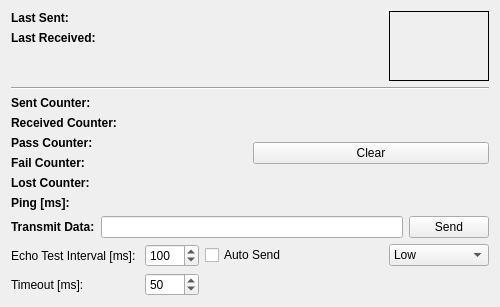
<?xml version="1.0" encoding="UTF-8"?>
<ui version="4.0">
 <class>echoWindow</class>
 <widget class="QWidget" name="echoWindow">
  <property name="geometry">
   <rect>
    <x>0</x>
    <y>0</y>
    <width>500</width>
    <height>307</height>
   </rect>
  </property>
  <property name="windowTitle">
   <string>Echo Test</string>
  </property>
  <layout class="QVBoxLayout" name="verticalLayout_2">
   <item>
    <layout class="QHBoxLayout" name="horizontalLayout_3">
     <item>
      <layout class="QFormLayout" name="formLayout">
       <item row="0" column="1">
        <widget class="QLabel" name="lastSendLabel">
         <property name="text">
          <string/>
         </property>
        </widget>
       </item>
       <item row="1" column="1">
        <widget class="QLabel" name="lastReceivedLabel">
         <property name="text">
          <string/>
         </property>
        </widget>
       </item>
       <item row="0" column="0">
        <widget class="QLabel" name="label_3">
         <property name="font">
          <font>
           <bold>true</bold>
          </font>
         </property>
         <property name="text">
          <string>Last Sent:</string>
         </property>
        </widget>
       </item>
       <item row="1" column="0">
        <widget class="QLabel" name="label_4">
         <property name="font">
          <font>
           <bold>true</bold>
          </font>
         </property>
         <property name="text">
          <string>Last Received:</string>
         </property>
        </widget>
       </item>
      </layout>
     </item>
     <item>
      <widget class="QLabel" name="passFailLabel">
       <property name="minimumSize">
        <size>
         <width>100</width>
         <height>0</height>
        </size>
       </property>
       <property name="maximumSize">
        <size>
         <width>100</width>
         <height>16777215</height>
        </size>
       </property>
       <property name="font">
        <font>
         <pointsize>15</pointsize>
         <bold>true</bold>
        </font>
       </property>
       <property name="layoutDirection">
        <enum>Qt::LayoutDirection::LeftToRight</enum>
       </property>
       <property name="autoFillBackground">
        <bool>true</bool>
       </property>
       <property name="frameShape">
        <enum>QFrame::Shape::Panel</enum>
       </property>
       <property name="text">
        <string/>
       </property>
       <property name="alignment">
        <set>Qt::AlignmentFlag::AlignCenter</set>
       </property>
      </widget>
     </item>
    </layout>
   </item>
   <item>
    <widget class="Line" name="line_2">
     <property name="orientation">
      <enum>Qt::Orientation::Horizontal</enum>
     </property>
    </widget>
   </item>
   <item>
    <layout class="QHBoxLayout" name="horizontalLayout_4">
     <item>
      <layout class="QFormLayout" name="formLayout_2">
       <item row="1" column="0">
        <widget class="QLabel" name="label_5">
         <property name="font">
          <font>
           <bold>true</bold>
          </font>
         </property>
         <property name="text">
          <string>Sent Counter:</string>
         </property>
        </widget>
       </item>
       <item row="1" column="1">
        <widget class="QLabel" name="sentCounterLabel">
         <property name="text">
          <string/>
         </property>
        </widget>
       </item>
       <item row="3" column="0">
        <widget class="QLabel" name="label_6">
         <property name="font">
          <font>
           <bold>true</bold>
          </font>
         </property>
         <property name="text">
          <string>Received Counter:</string>
         </property>
        </widget>
       </item>
       <item row="3" column="1">
        <widget class="QLabel" name="receiveCounterLabel">
         <property name="text">
          <string/>
         </property>
        </widget>
       </item>
       <item row="4" column="0">
        <widget class="QLabel" name="label_7">
         <property name="font">
          <font>
           <bold>true</bold>
          </font>
         </property>
         <property name="text">
          <string>Pass Counter:</string>
         </property>
        </widget>
       </item>
       <item row="4" column="1">
        <widget class="QLabel" name="passCounterLabel">
         <property name="text">
          <string/>
         </property>
        </widget>
       </item>
       <item row="5" column="0">
        <widget class="QLabel" name="label_8">
         <property name="font">
          <font>
           <bold>true</bold>
          </font>
         </property>
         <property name="text">
          <string>Fail Counter:</string>
         </property>
        </widget>
       </item>
       <item row="5" column="1">
        <widget class="QLabel" name="failCounterLabel">
         <property name="text">
          <string/>
         </property>
        </widget>
       </item>
       <item row="6" column="0">
        <widget class="QLabel" name="label_10">
         <property name="font">
          <font>
           <bold>true</bold>
          </font>
         </property>
         <property name="text">
          <string>Lost Counter:</string>
         </property>
        </widget>
       </item>
       <item row="6" column="1">
        <widget class="QLabel" name="lostCounterLabel">
         <property name="text">
          <string/>
         </property>
        </widget>
       </item>
       <item row="7" column="0">
        <widget class="QLabel" name="label_9">
         <property name="font">
          <font>
           <bold>true</bold>
          </font>
         </property>
         <property name="text">
          <string>Ping [ms]:</string>
         </property>
        </widget>
       </item>
       <item row="7" column="1">
        <widget class="QLabel" name="pingLabel">
         <property name="text">
          <string/>
         </property>
        </widget>
       </item>
      </layout>
     </item>
     <item>
      <widget class="QPushButton" name="clearButton">
       <property name="text">
        <string>Clear</string>
       </property>
      </widget>
     </item>
    </layout>
   </item>
   <item>
    <layout class="QHBoxLayout" name="horizontalLayout_2">
     <item>
      <widget class="QLabel" name="label_2">
       <property name="font">
        <font>
         <bold>true</bold>
        </font>
       </property>
       <property name="text">
        <string>Transmit Data:</string>
       </property>
      </widget>
     </item>
     <item>
      <widget class="QLineEdit" name="sendDataEdit">
       <property name="maxLength">
        <number>60</number>
       </property>
      </widget>
     </item>
     <item>
      <widget class="QPushButton" name="sendButton">
       <property name="text">
        <string>Send</string>
       </property>
      </widget>
     </item>
    </layout>
   </item>
   <item>
    <layout class="QGridLayout" name="gridLayout">
     <item row="0" column="2">
      <widget class="QCheckBox" name="autoEchoBox">
       <property name="text">
        <string>Auto Send</string>
       </property>
      </widget>
     </item>
     <item row="0" column="0">
      <widget class="QLabel" name="label">
       <property name="text">
        <string>Echo Test Interval [ms]: </string>
       </property>
      </widget>
     </item>
     <item row="0" column="1">
      <widget class="QSpinBox" name="spinBox_interval">
       <property name="minimumSize">
        <size>
         <width>50</width>
         <height>0</height>
        </size>
       </property>
       <property name="minimum">
        <number>1</number>
       </property>
       <property name="maximum">
        <number>1000</number>
       </property>
       <property name="value">
        <number>100</number>
       </property>
      </widget>
     </item>
     <item row="1" column="0">
      <widget class="QLabel" name="label_11">
       <property name="text">
        <string>Timeout [ms]:</string>
       </property>
      </widget>
     </item>
     <item row="1" column="1">
      <widget class="QSpinBox" name="spinBox_timeout">
       <property name="minimum">
        <number>1</number>
       </property>
       <property name="maximum">
        <number>999</number>
       </property>
       <property name="value">
        <number>50</number>
       </property>
      </widget>
     </item>
     <item row="1" column="2">
      <spacer name="horizontalSpacer_2">
       <property name="orientation">
        <enum>Qt::Orientation::Horizontal</enum>
       </property>
       <property name="sizeHint" stdset="0">
        <size>
         <width>40</width>
         <height>20</height>
        </size>
       </property>
      </spacer>
     </item>
     <item row="0" column="3">
      <widget class="QComboBox" name="comboBox_priority">
       <property name="minimumSize">
        <size>
         <width>100</width>
         <height>0</height>
        </size>
       </property>
       <property name="currentIndex">
        <number>3</number>
       </property>
       <item>
        <property name="text">
         <string>Immediate</string>
        </property>
       </item>
       <item>
        <property name="text">
         <string>High</string>
        </property>
       </item>
       <item>
        <property name="text">
         <string>Normal</string>
        </property>
       </item>
       <item>
        <property name="text">
         <string>Low</string>
        </property>
       </item>
      </widget>
     </item>
    </layout>
   </item>
  </layout>
 </widget>
 <resources/>
 <connections/>
</ui>
